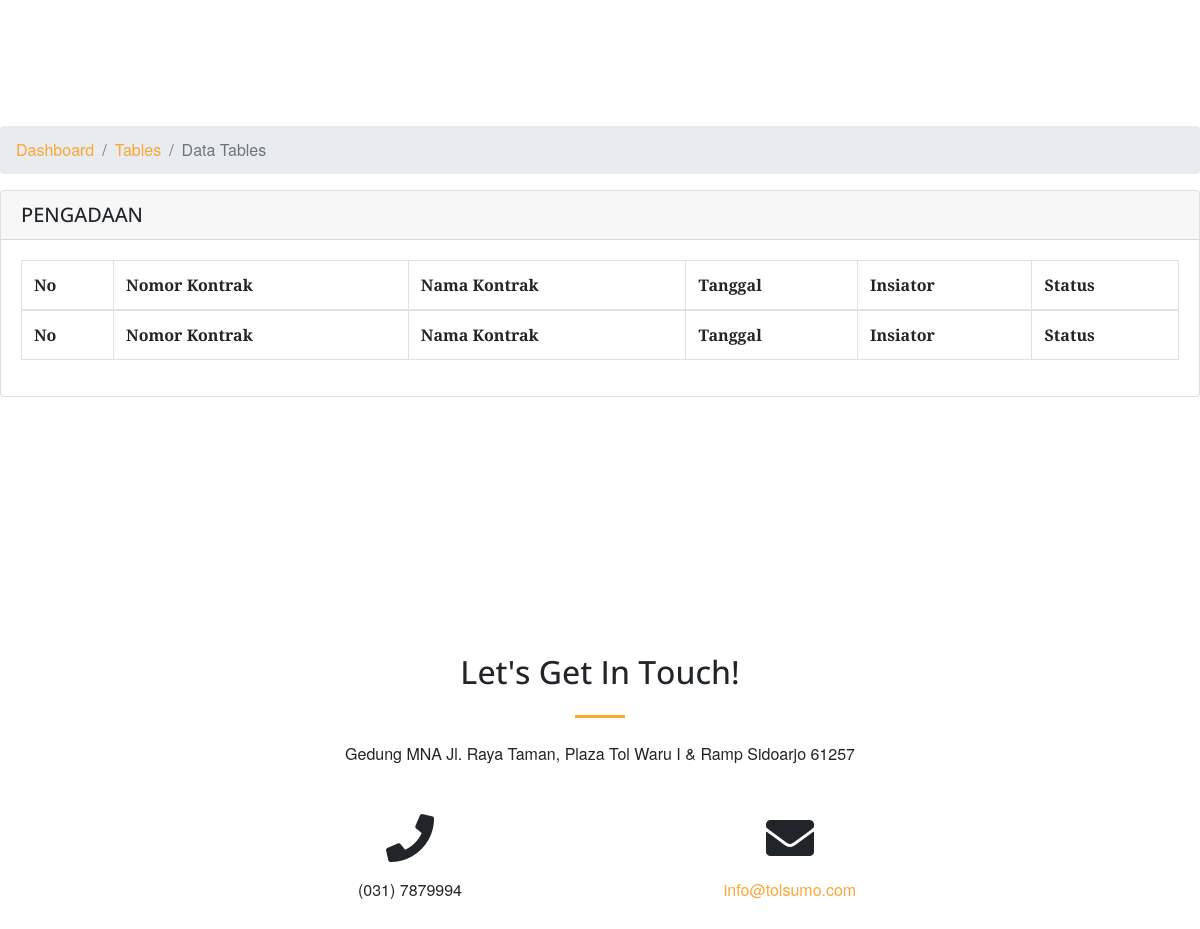
/index.php/home (lower part), run on an earlier commit of the app's database.
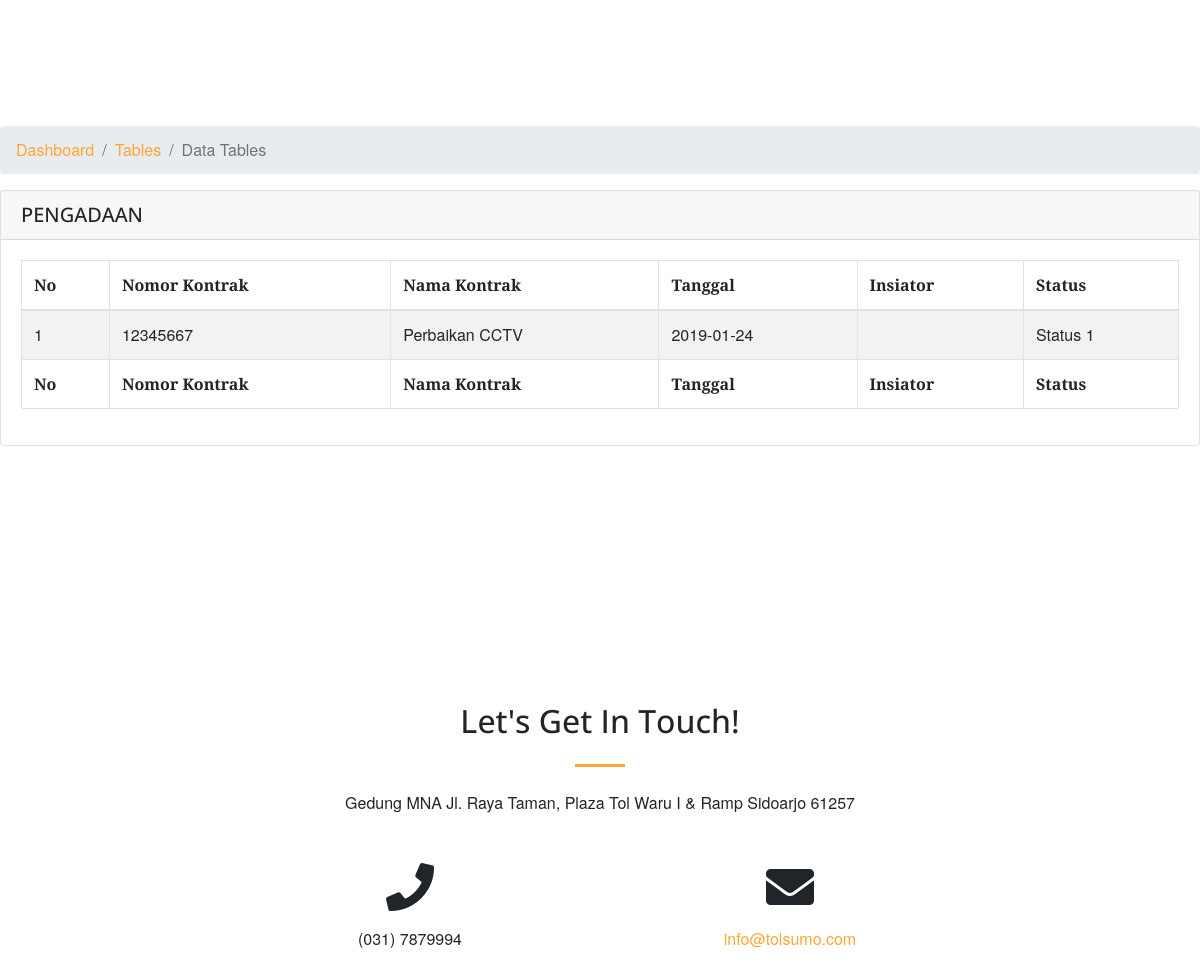
And on a later commit of the database.
### tables this page shows
CREATE TABLE `kontrak` (
  `id` int(11) NOT NULL,
  `nama` varchar(20) NOT NULL,
  `tanggal` date NOT NULL,
  `nomor` int(11) NOT NULL,
  `inisiator` varchar(100) NOT NULL,
  `nilai` int(11) NOT NULL,
  `carapembayaran` varchar(50) NOT NULL,
  `pelaksanaan_from` date NOT NULL,
  `pelaksanaan_to` date NOT NULL,
  `pemeliharaan_from` date NOT NULL,
  `pemeliharaan_to` date NOT NULL,
  `garansijaminan_from` date NOT NULL,
  `garansijaminan_to` date NOT NULL,
  `keterangan` varchar(150) NOT NULL,
  `status` varchar(50) NOT NULL
);

### application/controllers/Home.php (called while the page is built, shortened)
<?php
class Home extends CI_Controller {
	public function index()
	{
		$this->load->view('home');
	}
}

### index.php (called while the page is built, shortened)
<?php
require_once BASEPATH.'core/CodeIgniter.php';

### application/views/home.php (the view, shortened to what the changed rows need)
<!DOCTYPE html>
<html lang="en">
  <head>
    <link href="<?php echo base_url('assets_home/') ?>vendor/bootstrap/css/bootstrap.min.css" rel="stylesheet">
    <link href="<?php echo base_url('assets_home/') ?>vendor/fontawesome-free/css/all.min.css" rel="stylesheet" type="text/css">
    <link href="<?php echo base_url('assets_home/') ?>vendor/magnific-popup/magnific-popup.css" rel="stylesheet">
    <link href="<?php echo base_url('assets_home/') ?>css/creative.min.css" rel="stylesheet">
 <link rel="stylesheet" type="text/css" href="<?php echo base_url('assets/') ?>assets/vendor/datatables/css/dataTables.bootstrap4.css">
    <link rel="stylesheet" type="text/css" href="<?php echo base_url('assets/') ?>assets/vendor/datatables/css/buttons.bootstrap4.css">
    <link rel="stylesheet" type="text/css" href="<?php echo base_url('assets/') ?>assets/vendor/datatables/css/select.bootstrap4.css">
    <link rel="stylesheet" type="text/css" href="<?php echo base_url('assets/') ?>assets/vendor/datatables/css/fixedHeader.bootstrap4.css">
  </head>
  <body id="page-top">
    <section class="bg-primary" id="about">
                <div class="row">
                    <div class="col-xl-12 col-lg-12 col-md-12 col-sm-12 col-12">
                        <div class="card">
                            <div class="card-body">
                                <div class="table-responsive">
                                    <table class="table table-striped table-bordered first">
                                        <thead>
                                            <tr>
                                                <th>No</th>
                                                <th>Nomor Kontrak</th>
                                                <th>Nama Kontrak</th>
                                                <th>Tanggal</th>
                                                <th>Insiator</th>
                                                <th>Status</th>
                                            </tr>
                                        </thead>
                                        <tbody>
                                            <?php foreach ($this->db->get('kontrak')->result() as $key => $value): ?>
                                                <?php
                                                $date1 = new DateTime(date('Y-m-d'));
$date2 = new DateTime($value->tanggal);
$interval = $date1->diff($date2);
if ($date1 > $date2) {
    $month = $interval->m;
}else{
    $month = 0;
}
 ?>
                                                <tr class="<?php echo ($month >= 1 ? "bg-primary" : "") ?>">
                                                    <td><?php echo ++$key ?></td>
                                                    <td><?php echo $value->nomor; ?></td>
                                                    <td><?php echo $value->nama; ?></td>
                                                    <td><?php echo $value->tanggal; ?></td>
                                                    <td><?php echo $value->inisiator_nama." ".$value->inisiator_devisi; ?></td>
                                                    <td><?php echo $value->status; ?></td>
                                                </tr>
                                            <?php endforeach ?>
                                        </tbody>
                                        <tfoot>
                                            <tr>
                                                <th>No</th>
                                                <th>Nomor Kontrak</th>
                                                <th>Nama Kontrak</th>
                                                <th>Tanggal</th>
                                                <th>Insiator</th>
                                                <th>Status</th>
                                            </tr>
                                        </tfoot>
                                    </table>
                                </div>
                            </div>
                        </div>
                    </div>
                </div>
    </section>
    <section id="contact">
      <div class="container">
        <div class="row">
          <div class="col-lg-8 mx-auto text-center">
            <h2 class="section-heading">Let's Get In Touch!</h2>
          </div>
        </div>
      </div>
    </section>
  </body>
</html>

What changed in the data, as far as the page shows it:
added kontrak: nomor "12345667", nama "Perbaikan CCTV", tanggal "2019-01-24", status "Status 1"
